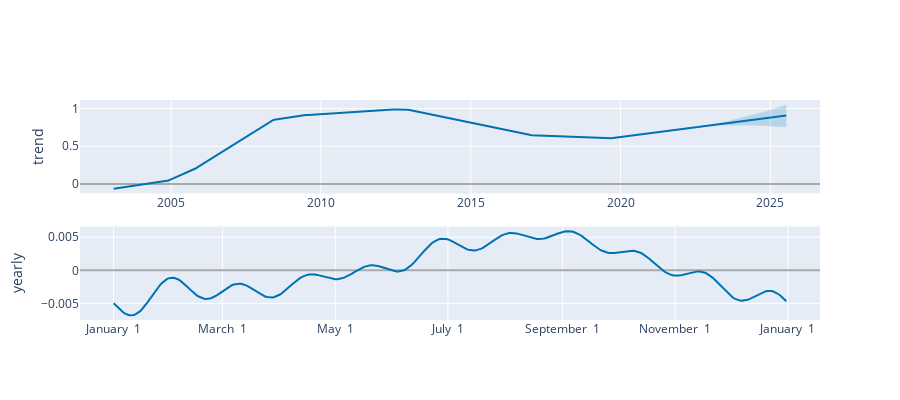

The notebook cell this image was saved under:
### Code cell
plot_components_plotly(modeloProphet, pronosticos)

### Figure 1 — Plotly figure (JSON) as saved in the notebook; plotly's stock layout.template omitted (floating-point values rounded to 4 significant figures; data arrays with more than 128 entries replaced by an {"elided": "..."} marker saying what was removed)
{"data": [{"line": {"color": "#0072B2", "width": 2}, "mode": "lines", "name": "trend", "type": "scatter", "x": {"elided": "1431 str values"}, "xaxis": "x", "y": {"elided": "1431 float values"}, "yaxis": "y"}, {"line": {"color": "rgba(0, 114, 178, 0.2)", "width": 0}, "mode": "lines", "name": "trend_upper", "type": "scatter", "x": {"elided": "1431 str values"}, "xaxis": "x", "y": {"elided": "1431 float values"}, "yaxis": "y"}, {"fill": "tonexty", "fillcolor": "rgba(0, 114, 178, 0.2)", "line": {"color": "rgba(0, 114, 178, 0.2)", "width": 0}, "mode": "lines", "name": "trend_lower", "type": "scatter", "x": {"elided": "1431 str values"}, "xaxis": "x", "y": {"elided": "1431 float values"}, "yaxis": "y"}, {"line": {"color": "#0072B2", "width": 2}, "mode": "lines", "name": "yearly", "type": "scatter", "x": {"elided": "365 str values"}, "xaxis": "x2", "y": {"elided": "365 float values"}, "yaxis": "y2"}], "layout": {"height": 400, "showlegend": false, "width": 900, "xaxis": {"anchor": "y", "domain": [0, 1], "range": ["2001-12-17T00:00:00", "2026-08-28T00:00:00"], "type": "date"}, "xaxis2": {"anchor": "y2", "domain": [0, 1], "range": ["2016-12-13T18:54:02.958904115", "2018-01-18T11:04:57.863013581"], "tickformat": "%B %e", "type": "date"}, "yaxis": {"anchor": "x", "domain": [0.575, 1], "rangemode": "normal", "title": {"text": "trend"}, "zerolinecolor": "#AAA"}, "yaxis2": {"anchor": "x2", "domain": [0, 0.425], "title": {"text": "yearly"}, "zerolinecolor": "#AAA"}}}
